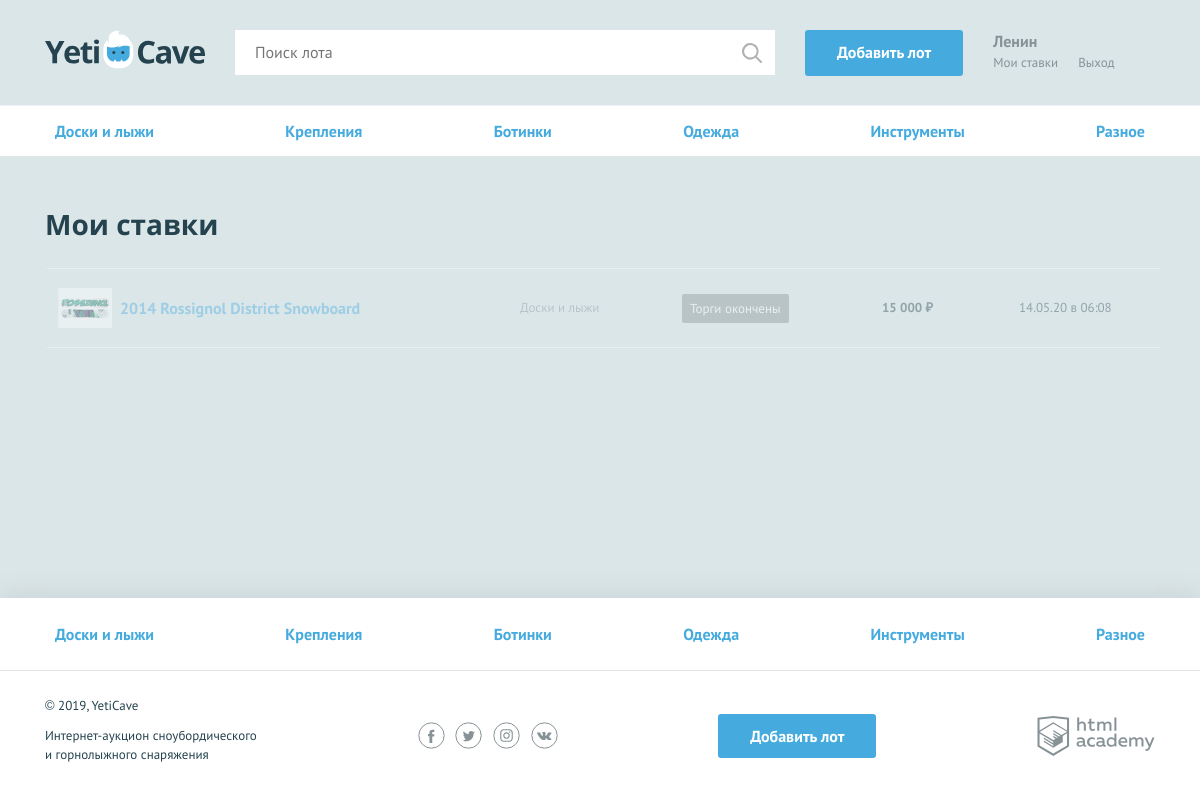
/my-bets.php (signed in), run on the app's committed database.
### tables this page shows
CREATE TABLE categories (
  id INT UNSIGNED AUTO_INCREMENT PRIMARY KEY,
  name VARCHAR(128) NOT NULL UNIQUE,
  code VARCHAR(128) NOT NULL UNIQUE
);

CREATE TABLE lots (
  id INT UNSIGNED AUTO_INCREMENT PRIMARY KEY,
  author_id INT UNSIGNED NOT NULL,
  winner_id INT UNSIGNED,
  category_id INT UNSIGNED NOT NULL,
  start_date TIMESTAMP DEFAULT CURRENT_TIMESTAMP,
  name VARCHAR(128) NOT NULL,
  description VARCHAR(128) NOT NULL,
  image VARCHAR(128) NOT NULL,
  start_price INT UNSIGNED NOT NULL,
  finish_date DATE NOT NULL,
  bet_step INT UNSIGNED NOT NULL
);

### helpers.php (called while the page is built, shortened)
<?php
function include_template($name, array $data = []) {
    $name = 'templates/' . $name;
    extract($data);
    require $name;
    $result = ob_get_clean();
    return $result;
}
function handle_query(mysqli $connect, string $sql) {
    $result = mysqli_query($connect, $sql);
    return $result;
}
function format_price(float $old_price) {
    $new_price = ceil($old_price);
    $new_price = $new_price < 1000 ? $new_price : number_format($new_price, 0, '', ' ');
    return $new_price . ' ₽';
}
function get_time_difference(string $date) {
    return strtotime($date) - time();
}
function get_categories(mysqli $connect) {
    $sql_get_categories = 'SELECT * FROM categories;';
    $result_categories = handle_query($connect, $sql_get_categories);
    return mysqli_fetch_all($result_categories, MYSQLI_ASSOC);
}
function get_user_bets(mysqli $connect, int $user_id) {
    $sql_get_user_bets = "SELECT l.id, l.winner_id, u.id AS user_id, l.name AS lot_name,
            l.image, c.name AS category_name, l.finish_date, u.contacts, MAX(b.price) AS bet_price, MAX(b.date) AS bet_date,
            (SELECT uu.contacts
            FROM users uu JOIN lots ll ON ll.author_id = uu.id
            WHERE ll.id = l.id) AS author_contacts
        FROM bets b
        JOIN users u ON u.id = b.user_id
        JOIN lots l ON b.lot_id = l.id
        JOIN categories c ON c.id = l.category_id
        WHERE u.id = '$user_id'
        GROUP BY l.id";
    $result_user_bets = handle_query($connect, $sql_get_user_bets);
    return mysqli_fetch_all($result_user_bets, MYSQLI_ASSOC);
}
function get_time_passed(string $date) {
    $time_passed = time() - strtotime($date);
    $hours = floor($time_passed / SECONDS_IN_HOUR);
    $result = null;
    switch (true) {
        default:
            $bet_time = strtotime($date);
            $result = date('d.m.y', $bet_time) . ' в ' . date('H:i', $bet_time);
            break;
    }
    return $result;
}

### templates/categories.php (the view)
<nav class="nav">
    <ul class="nav__list container">
        <?php foreach ($categories as $category): ?>
        <li class="nav__item">
            <a href="category.php?category=<?= $category['id'] ?>"><?= htmlspecialchars($category['name'], ENT_QUOTES); ?></a>
        </li>
        <?php endforeach; ?>
    </ul>
</nav>

### templates/my-bets.php (shortened to what this page needs)
<main>
    <?= $categories_content; ?>
    <section class="rates container">
        <h2>Мои ставки</h2>
        <?php if(isset($bets)): ?>
            <table class="rates__list">
                <?php foreach($bets as $bet): ?>
                    <tr class="rates__item
                        <?php if($bet['user_id'] === $bet['winner_id']): ?>
                            rates__item--win
                        <?php elseif(get_time_difference($bet['finish_date']) <= 0): ?>
                            rates__item--end
                        <?php endif; ?>
                    ">
                        <td class="rates__info">
                            <div class="rates__img">
                                <img src=<?= htmlspecialchars($bet['image'], ENT_QUOTES); ?> width="54" height="40" alt=<?= htmlspecialchars($bet['lot_name'], ENT_QUOTES) ?>>
                            </div>
                            <div>
                                <h3 class="rates__title"><a href="lot.php?id=<?= $bet['id'] ?>"><?= htmlspecialchars($bet['lot_name'], ENT_QUOTES) ?></a></h3>
                            </div>
                        </td>
                        <td class="rates__category">
                            <?= htmlspecialchars($bet['category_name'], ENT_QUOTES) ?>
                        </td>
                        <td class="rates__timer">
                            <div class="timer
                                <?php if($bet['user_id'] === $bet['winner_id']): ?>
                                    timer--win
                                <?php elseif(get_time_difference($bet['finish_date']) <= 0): ?>
                                    timer--end
                                <?php elseif(get_time_range($bet['finish_date'])[0] < 1): ?>
                                    timer--finishing
                                <?php endif; ?>
                            ">
                                <?php if($bet['user_id'] === $bet['winner_id']): ?>
                                    Ставка выиграла
                                <?php elseif(get_time_difference($bet['finish_date']) <= 0): ?>
                                    Торги окончены
                                <?php else: ?>
                                    <?= implode(':' ,get_time_range($bet['finish_date'])); ?>
                                <?php endif; ?>
                            </div>
                        </td>
                        <td class="rates__price">
                            <?= format_price($bet['bet_price']) ?>
                        </td>
                        <td class="rates__time">
                            <?= get_time_passed($bet['bet_date']) ?>
                        </td>
                    </tr>
                <?php endforeach; ?>
            </table>
        <?php endif; ?>
    </section>
</main>

### templates/layout.php (shortened to what this page needs)
<!DOCTYPE html>
<html lang="ru">
<head>
    <link href="../css/normalize.min.css" rel="stylesheet">
    <link href="../css/style.css" rel="stylesheet">
    <link href="../css/flatpickr.min.css" rel="stylesheet">
</head>
<body>
<div class="page-wrapper">
    <header class="main-header">
        <div class="main-header__container container">
            <a class="main-header__logo" href="index.php">
                <img src="../img/logo.svg" width="160" height="39" alt="Логотип компании YetiCave">
            </a>
            <form class="main-header__search" method="get" action="search.php" autocomplete="off">
                <input type="search" name="search" placeholder="Поиск лота">
                <input class="main-header__search-btn" type="submit" name="find" value="Найти">
            </form>
            <a class="main-header__add-lot button" href="add.php">Добавить лот</a>
            <nav class="user-menu">
                <?php if (isset($user)): ?>
                    <div class="user-menu__logged">
                        <p><?= $user['name']; ?></p>
                        <a class="user-menu__bets" href="my-bets.php">Мои ставки</a>
                        <a class="user-menu__logout" href="logout.php">Выход</a>
                    </div>
                <?php endif ?>
            </nav>
        </div>
    </header>
    <?= $content; ?>
</div>
<footer class="main-footer">
    <nav class="nav">
        <ul class="nav__list container">
            <?php foreach ($categories as $category): ?>
            <li class="nav__item">
                <a href="category.php?category=<?= $category['id'] ?>"><?= htmlspecialchars($category['name'], ENT_QUOTES); ?></a>
            </li>
            <?php endforeach; ?>
        </ul>
    </nav>
    <div class="main-footer__bottom container">
        <div class="main-footer__copyright">
            <p>© 2019, YetiCave</p>
            <p>Интернет-аукцион сноубордического и горнолыжного снаряжения</p>
        </div>
        <div class="main-footer__social social">
            <a class="social__link social__link--facebook" href="#">
            </a>
            <a class="social__link social__link--twitter" href="#">
            </a>
            <a class="social__link social__link--instagram" href="#">
            </a>
            <a class="social__link social__link--vkontakte" href="#">
            </a>
        </div>
        <a class="main-footer__add-lot button" href="add.php">Добавить лот</a>
        <div class="main-footer__developed-by">
            <a class="logo-academy" href="https://htmlacademy.ru/intensive/php">
            </a>
        </div>
    </div>
</footer>
</body>
</html>

### data on the page
categories: name "Доски и лыжи"
categories: name "Крепления"
categories: name "Ботинки"
categories: name "Одежда"
categories: name "Инструменты"
categories: name "Разное"
lots: image (picture), name "2014 Rossignol District Snowboard", category.name "Доски и лыжи", finish_date "Торги окончены", bet_price "15 000 ₽", bet_date "14.05.20 в 06:08"

### other printed values
$user['name'] "Ленин"
